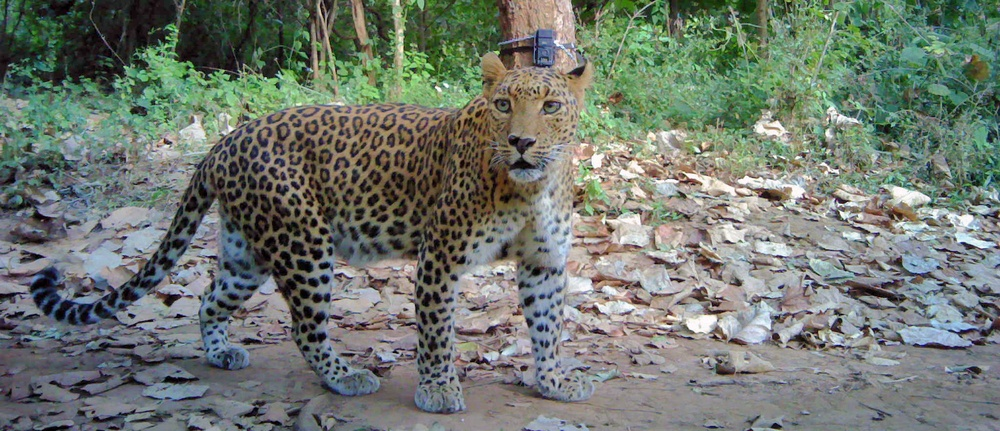
#> input picture leopard.JPG, 1000 x 431 px, shrunk from 1999 x 862 before the run, found by its file name
$ python contraststretching.py   (Python 2 division)
#> lines starting #> are read from the running program, lines starting #| are printed output that depends on the picture
import cv2
import numpy as np
from matplotlib import pyplot as plt

nm_image='leopard.jpg'

img = cv2.imread(nm_image)
#> img is the input picture: shape (431, 1000, 3); mean B, G, R 111.5, 120.2, 112.4
# cv2.imshow("nature",img)
# cv2.waitKey()
r1=30.0
s1=20.0
r2=150.0
s2=200.0
r3=255.0
s3=255.0
img_gray=cv2.cvtColor(img,cv2.COLOR_BGR2GRAY)
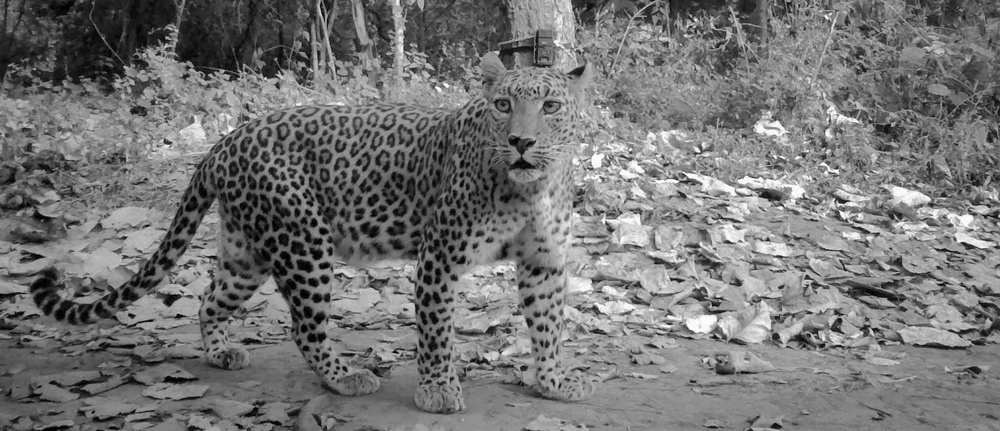
#> img_gray: shape (431, 1000); min 0, max 255, mean 116.8
cv2.imwrite(nm_image+'gray.jpg',img_gray)
print img_gray
#> (printed output is left out)
print img_gray.shape
#| (431, 1000)

# Untuk r <= 0 < r1, maka s = r . (s1 / r1)
# Untuk r1 <= r < r2, maka s = s1 + ( (r-r1) . ((s2-s1) / (r2-r1)) )
# Untuk r2 <= r <=(L-1), maka s = s2 + ( (r-r2) . ((L-1)-s2) / ((L-1) - r2) )

plt.hist(img_gray.ravel(),256,[0,256]);

img_gray2=np.where((img_gray<r1) , np.floor(img_gray*(s1/r1)),
	np.where(((img_gray>r1)&(img_gray<r2)) , np.floor(s1+(img_gray-r1)*((s2-s1)/(r2-r1))),
		np.where(((img_gray>r2)&(img_gray<r3)) , np.floor(s2+(img_gray-r2)*((s3-s2)/(r3-r2))),img_gray)))
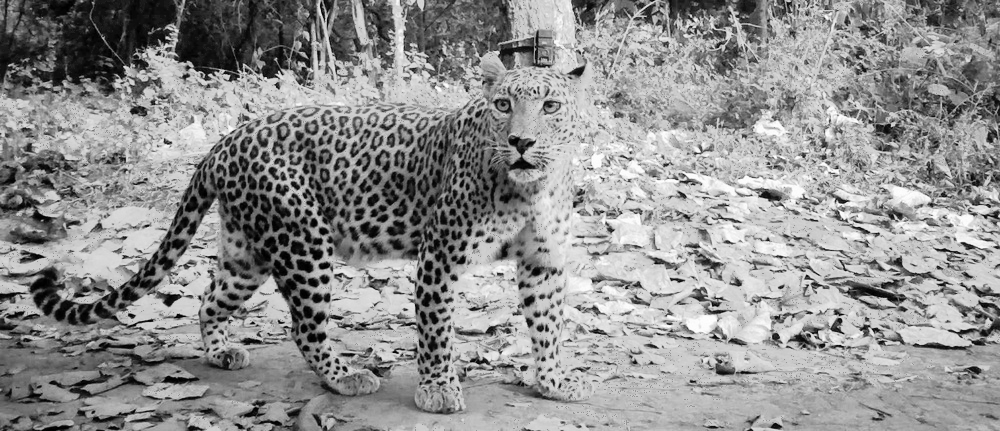
#> img_gray2: shape (431, 1000) float64; min 0, max 255, mean 143.9

print "hasil modifikasi"

print img_gray2
#> (printed output is left out)
print img_gray2.shape
#| (431, 1000)

cv2.imwrite(nm_image+'grayafter.jpg',img_gray2)

# plt.hist(img.ravel(),256,[0,256]);

plt.hist(img_gray2.ravel(),256,[0,256]); plt.show()
#> after `plt.hist(img_gray2.ravel(), 256, [0, 256])`:
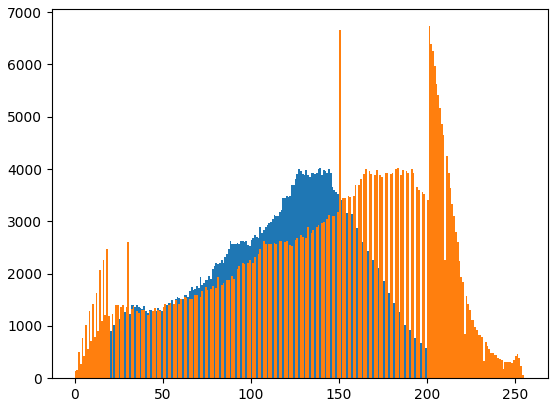
#> figure drawn by matplotlib, 1 panel; tallest bar 4020 high, from x = 139 to 140; tallest bar 6732 high, from x = 201 to 202

$ run again, with bug.jpg copied over leopard.JPG
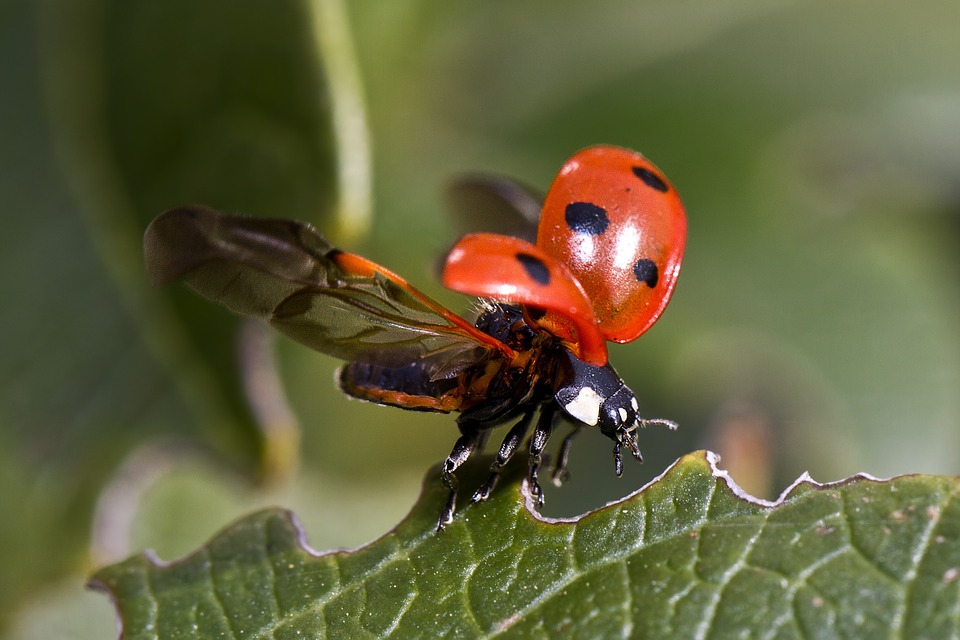
#> input picture bug.jpg, 960 x 640 px, found by its file name
#> img is the input picture: shape (640, 960, 3); mean B, G, R 61, 97.1, 98.5
#> (printed output is left out)
#| (640, 960)
#> `img_gray2=np.where((img_gray<r1) , np.floor(img_gray*(s1/r1)), np.wher..`:
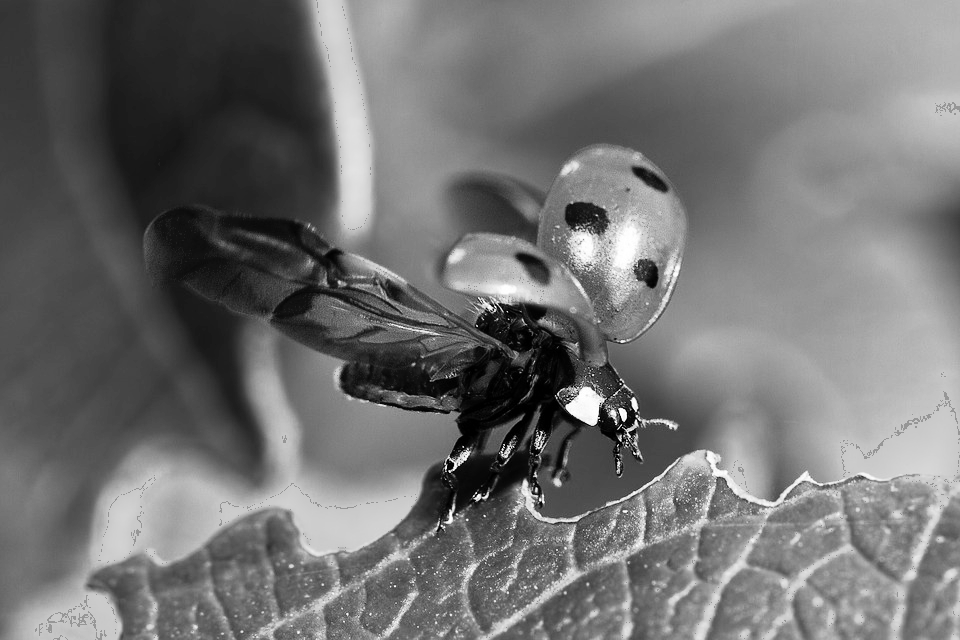
#> img_gray2: shape (640, 960) float64; min 0, max 255, mean 113.7
#> (printed output is left out)
#| (640, 960)
#> `plt.hist(img_gray2.ravel(), 256, [0, 256])`:
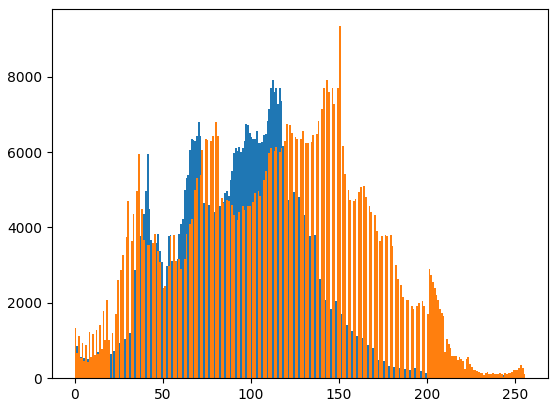
#> figure drawn by matplotlib, 1 panel; tallest bar 7902 high, from x = 112 to 113; tallest bar 9343 high, from x = 150 to 151

$ run again, with cat.jpg copied over leopard.JPG
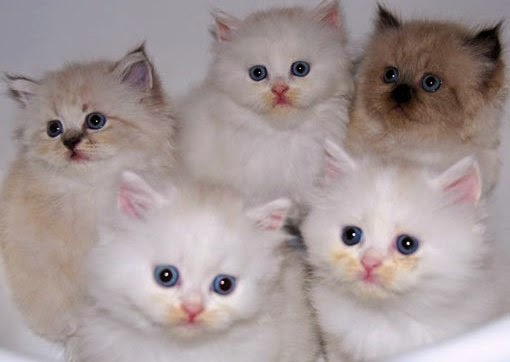
#> input picture cat.jpg, 510 x 362 px, found by its file name
#> img is the input picture: shape (362, 510, 3); mean B, G, R 150.8, 151.2, 164.3
#> (printed output is left out)
#| (362, 510)
#> `img_gray2=np.where((img_gray<r1) , np.floor(img_gray*(s1/r1)), np.wher..`:
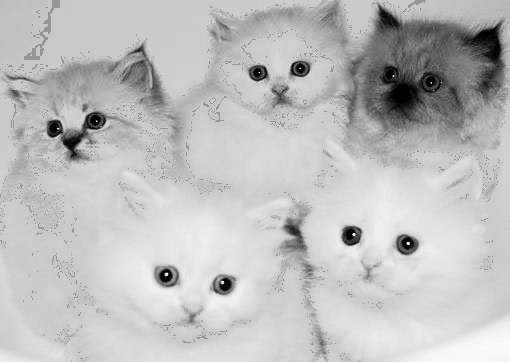
#> img_gray2: shape (362, 510) float64; min 0, max 251, mean 190.6
#> (printed output is left out)
#| (362, 510)
#> `plt.hist(img_gray2.ravel(), 256, [0, 256])`:
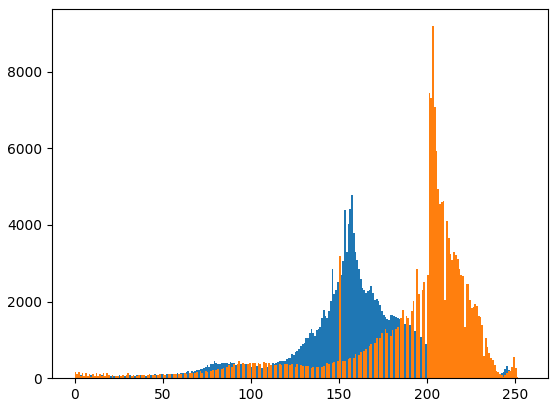
#> figure drawn by matplotlib, 1 panel; tallest bar 4774 high, from x = 157 to 158; tallest bar 9183 high, from x = 203 to 204

$ run again, with img1.jpg copied over leopard.JPG
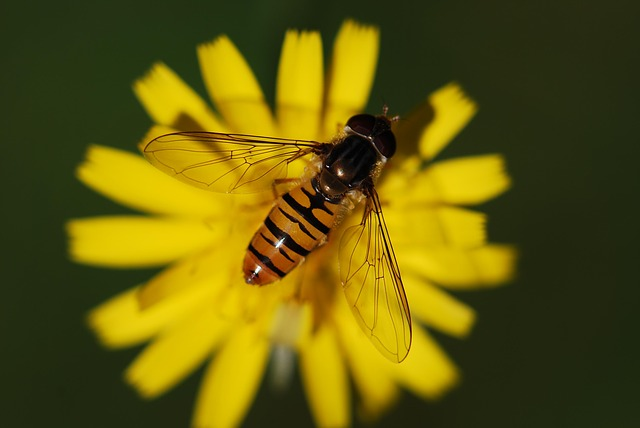
#> input picture img1.jpg, 640 x 428 px, found by its file name
#> img is the input picture: shape (428, 640, 3); mean B, G, R 11.6, 90.3, 99.4
#> (printed output is left out)
#| (428, 640)
#> `img_gray2=np.where((img_gray<r1) , np.floor(img_gray*(s1/r1)), np.wher..`:
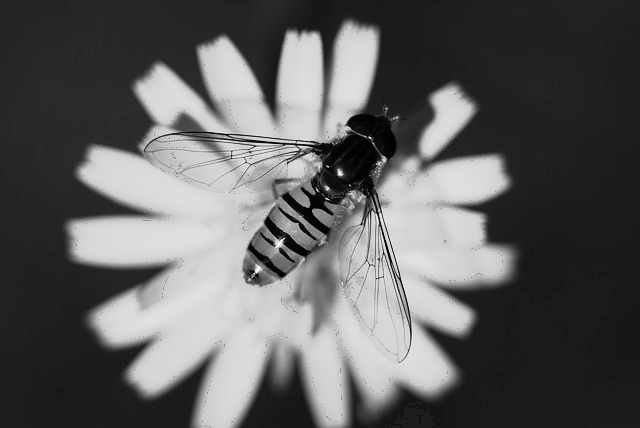
#> img_gray2: shape (428, 640) float64; min 0, max 254, mean 94.8
#> (printed output is left out)
#| (428, 640)
#> `plt.hist(img_gray2.ravel(), 256, [0, 256])`:
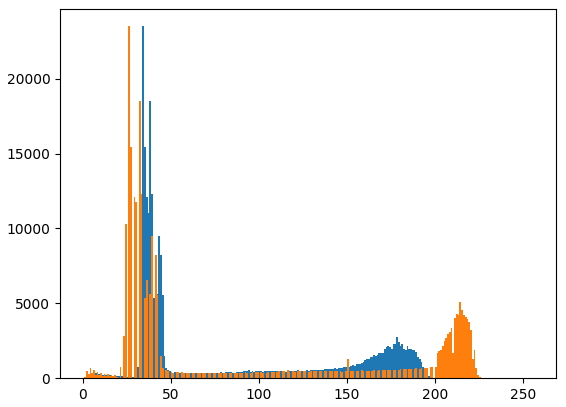
#> figure drawn by matplotlib, 1 panel; tallest bar 23505 high, from x = 34 to 35; tallest bar 23505 high, from x = 26 to 27
